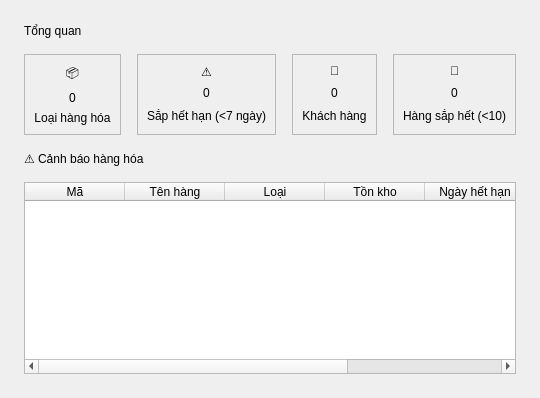
      <widget class="QWidget" name="pageTongQuan">
       <layout class="QVBoxLayout" name="vLayoutTQ">
        <property name="spacing">
         <number>16</number>
        </property>
        <property name="leftMargin">
         <number>24</number>
        </property>
        <property name="topMargin">
         <number>24</number>
        </property>
        <property name="rightMargin">
         <number>24</number>
        </property>
        <property name="bottomMargin">
         <number>24</number>
        </property>
        <!-- Tiêu đề trang -->
        <item>
         <widget class="QLabel" name="labelTieuDeTQ">
          <property name="text">
           <string>Tổng quan</string>
          </property>
          <property name="minimumHeight">
           <number>40</number>
          </property>
         </widget>
        </item>
        <!-- Row 1: 4 card số liệu -->
        <item>
         <layout class="QHBoxLayout" name="hLayoutCards">
          <property name="spacing">
           <number>16</number>
          </property>
          <!-- Card: Tổng hàng hóa -->
          <item>
           <widget class="QFrame" name="cardHangHoa">
            <property name="frameShape">
             <enum>QFrame::StyledPanel</enum>
            </property>
            <property name="minimumHeight">
             <number>110</number>
            </property>
            <layout class="QVBoxLayout">
             <item>
              <widget class="QLabel" name="labelCardHH_Icon">
               <property name="text"><string>📦</string></property>
               <property name="alignment"><set>Qt::AlignHCenter</set></property>
              </widget>
             </item>
             <item>
              <widget class="QLabel" name="labelCardHH_So">
               <property name="text"><string>0</string></property>
               <property name="alignment"><set>Qt::AlignHCenter</set></property>
              </widget>
             </item>
             <item>
              <widget class="QLabel" name="labelCardHH_Ten">
               <property name="text"><string>Loại hàng hóa</string></property>
               <property name="alignment"><set>Qt::AlignHCenter</set></property>
              </widget>
             </item>
            </layout>
           </widget>
          </item>
          <!-- Card: Sắp hết hạn -->
          <item>
           <widget class="QFrame" name="cardHetHan">
            <property name="frameShape">
             <enum>QFrame::StyledPanel</enum>
            </property>
            <property name="minimumHeight">
             <number>110</number>
            </property>
            <layout class="QVBoxLayout">
             <item>
              <widget class="QLabel" name="labelCardHan_Icon">
               <property name="text"><string>⚠️</string></property>
               <property name="alignment"><set>Qt::AlignHCenter</set></property>
              </widget>
             </item>
             <item>
              <widget class="QLabel" name="labelCardHan_So">
               <property name="text"><string>0</string></property>
               <property name="alignment"><set>Qt::AlignHCenter</set></property>
              </widget>
             </item>
             <item>
              <widget class="QLabel" name="labelCardHan_Ten">
               <property name="text"><string>Sắp hết hạn (&lt;7 ngày)</string></property>
               <property name="alignment"><set>Qt::AlignHCenter</set></property>
              </widget>
             </item>
            </layout>
           </widget>
          </item>
          <!-- Card: Khách hàng -->
          <item>
           <widget class="QFrame" name="cardKhachHang">
            <property name="frameShape">
             <enum>QFrame::StyledPanel</enum>
            </property>
            <property name="minimumHeight">
             <number>110</number>
            </property>
            <layout class="QVBoxLayout">
             <item>
              <widget class="QLabel" name="labelCardKH_Icon">
               <property name="text"><string>👥</string></property>
               <property name="alignment"><set>Qt::AlignHCenter</set></property>
              </widget>
             </item>
             <item>
              <widget class="QLabel" name="labelCardKH_So">
               <property name="text"><string>0</string></property>
               <property name="alignment"><set>Qt::AlignHCenter</set></property>
              </widget>
             </item>
             <item>
              <widget class="QLabel" name="labelCardKH_Ten">
               <property name="text"><string>Khách hàng</string></property>
               <property name="alignment"><set>Qt::AlignHCenter</set></property>
              </widget>
             </item>
            </layout>
           </widget>
          </item>
          <!-- Card: Hàng sắp hết -->
          <item>
           <widget class="QFrame" name="cardSapHet">
            <property name="frameShape">
             <enum>QFrame::StyledPanel</enum>
            </property>
            <property name="minimumHeight">
             <number>110</number>
            </property>
            <layout class="QVBoxLayout">
             <item>
              <widget class="QLabel" name="labelCardSH_Icon">
               <property name="text"><string>🔴</string></property>
               <property name="alignment"><set>Qt::AlignHCenter</set></property>
              </widget>
             </item>
             <item>
              <widget class="QLabel" name="labelCardSH_So">
               <property name="text"><string>0</string></property>
               <property name="alignment"><set>Qt::AlignHCenter</set></property>
              </widget>
             </item>
             <item>
              <widget class="QLabel" name="labelCardSH_Ten">
               <property name="text"><string>Hàng sắp hết (&lt;10)</string></property>
               <property name="alignment"><set>Qt::AlignHCenter</set></property>
              </widget>
             </item>
            </layout>
           </widget>
          </item>
         </layout>
        </item>
        <!-- Row 2: Bảng hàng hóa nổi bật / cảnh báo -->
        <item>
         <widget class="QLabel" name="labelCanhBao">
          <property name="text">
           <string>⚠️ Cảnh báo hàng hóa</string>
          </property>
          <property name="minimumHeight">
           <number>28</number>
          </property>
         </widget>
        </item>
        <item>
         <widget class="QTableWidget" name="tableCanhBao">
          <property name="alternatingRowColors">
           <bool>true</bool>
          </property>
          <property name="selectionBehavior">
           <enum>QAbstractItemView::SelectRows</enum>
          </property>
          <property name="editTriggers">
           <set>QAbstractItemView::NoEditTriggers</set>
          </property>
          <column>
           <property name="text"><string>Mã</string></property>
          </column>
          <column>
           <property name="text"><string>Tên hàng</string></property>
          </column>
          <column>
           <property name="text"><string>Loại</string></property>
          </column>
          <column>
           <property name="text"><string>Tồn kho</string></property>
          </column>
          <column>
           <property name="text"><string>Ngày hết hạn</string></property>
          </column>
          <column>
           <property name="text"><string>Trạng thái</string></property>
          </column>
         </widget>
        </item>
       </layout>
      </widget>
